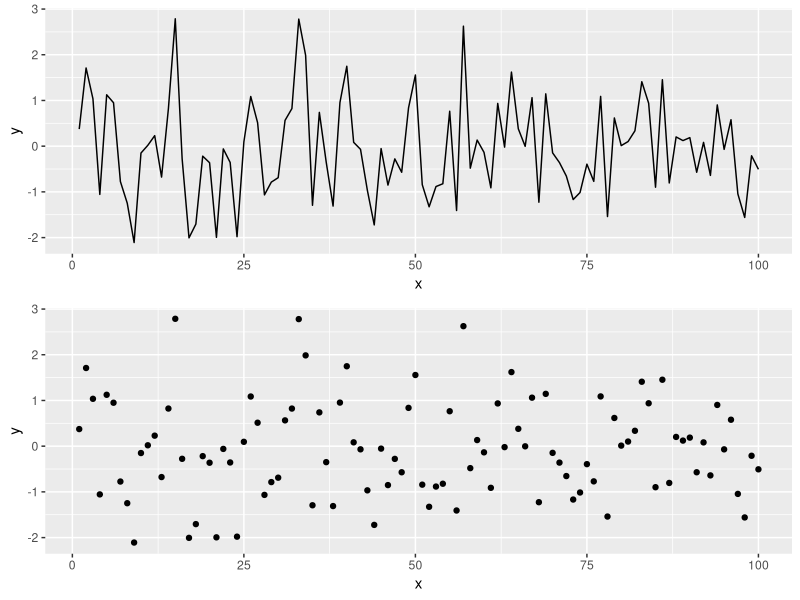

This chart was generated by the following R code:
## ---- chunk 1
knitr::opts_chunk$set(echo = TRUE, fig.width = 8, fig.height = 8, fig.alig = "center")

## ---- chunk 2
library(tidyverse)
library(gridExtra)

## ---- chunk 3
# Simulating data according to a normal distribution
x <- seq(1:100)
y <- rnorm(100) # Generating data form a normal distribution with mean 0 and variance 1
data <- data.frame(x = x, y = y ) # Creating a data frame
p1 = ggplot(data, aes(x= x, y = y)) +
geom_line()
p2 = ggplot(data, aes(x= x, y = y)) +
geom_point()
grid.arrange(p1, p2)
